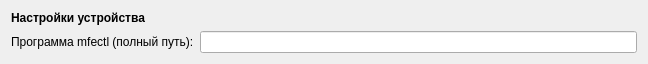
<?xml version="1.0" encoding="UTF-8"?>
<ui version="4.0">
 <class>Switch411DeviceSettings</class>
 <widget class="QWidget" name="Switch411DeviceSettings">
  <property name="windowModality">
   <enum>Qt::ApplicationModal</enum>
  </property>
  <property name="geometry">
   <rect>
    <x>0</x>
    <y>0</y>
    <width>648</width>
    <height>64</height>
   </rect>
  </property>
  <property name="sizePolicy">
   <sizepolicy hsizetype="Preferred" vsizetype="Ignored">
    <horstretch>0</horstretch>
    <verstretch>0</verstretch>
   </sizepolicy>
  </property>
  <property name="font">
   <font>
    <pointsize>9</pointsize>
    <weight>50</weight>
    <bold>false</bold>
   </font>
  </property>
  <property name="windowTitle">
   <string>Соединение</string>
  </property>
  <property name="windowIcon">
   <iconset resource="tgca.qrc">
    <normaloff>:/pictogram/disconnect_9550.png</normaloff>:/pictogram/disconnect_9550.png</iconset>
  </property>
  <layout class="QGridLayout" name="gridLayout">
   <item row="0" column="0">
    <widget class="QLabel" name="labelTune">
     <property name="font">
      <font>
       <pointsize>9</pointsize>
       <weight>75</weight>
       <bold>true</bold>
      </font>
     </property>
     <property name="text">
      <string>Настройки устройства</string>
     </property>
    </widget>
   </item>
   <item row="1" column="0">
    <layout class="QHBoxLayout" name="horizontalLayout">
     <item>
      <widget class="QLabel" name="label_2">
       <property name="font">
        <font>
         <pointsize>9</pointsize>
         <weight>50</weight>
         <bold>false</bold>
        </font>
       </property>
       <property name="text">
        <string>Программа mfectl (полный путь):</string>
       </property>
      </widget>
     </item>
     <item>
      <widget class="QLineEdit" name="lineMfectlPath"/>
     </item>
    </layout>
   </item>
  </layout>
 </widget>
 <resources>
  <include location="tgca.qrc"/>
 </resources>
 <connections/>
</ui>
